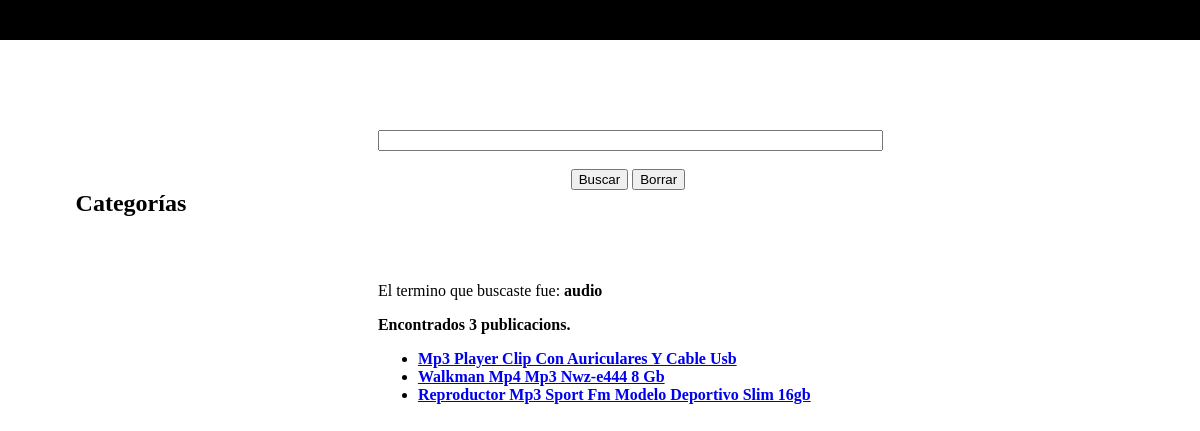
The app's page /audio/ with its own data.
### search/models.py (models this page shows, shortened)
class Publicacion(models.Model):
	titulo = models.CharField(max_length = 100, unique = True)
	vendedor = models.ForeignKey(Usuario)
	precio = models.DecimalField(max_digits = 15, decimal_places = 2, default = 0)
	cantidad_en_stock = models.IntegerField(default = 1)
	fecha_publicacion = models.DateField(auto_now = True)
	fecha_expiracion = models.DateField()
	descripcion = models.TextField()
	nuevo = models.BooleanField()
	imagen = models.ImageField(upload_to = 'img', verbose_name = 'Imagen', blank = True)

### search/views.py (the view)
# urls.py: url(r'^audio/$', 'search.views.audio'),
def audio(request):
	lista = ({'nombre': 'audio', 'cantidad': Publicacion.objects.filter(descripcion__icontains = 'audio').count()})
	publicaciones = Publicacion.objects.filter(descripcion__icontains = 'audio')
	return render_to_response('resultados_busqueda2.html', { 'publicaciones': publicaciones, 'consulta': 'audio'})

### web/templates/resultados_busqueda2.html (shortened to what this page needs)
<!DOCTYPE html>
     <html>
         <head>
        </head>
        <body>
           <div class="separador"></div>
           <div class="cuadrado1">
	   <h2>Categor&iacute;as</h2>
	   </div>
	   <div class="cuadrado2">
		<br>
		<br>
		{% if publicaciones %}
		<p> El termino que buscaste fue: <strong>{{ consulta }}
		<p> Encontrados {{ publicaciones|length }} publicacion{{ publicaciones|pluralize }}.</p>
		<ul>
		{% for publicacion in publicaciones %}
		<li><a href="http://localhost:8000/producto/{{ publicacion.id }}/">{{ publicacion.titulo }}</a> </li>
		{% endfor %}
		</ul>
		{% else %}
		<p> No hay publicaciones que coincidan con tu criterio de b&uacute;squeda</p>
		{% endif %}
	   </div>
	   <div class="cuadrado3">
		<form action = "/resultados/" method = "get">
			<input type = "text" name = "q" size = "60">
			<br>
			<br>
			<input type = "submit" value = "Buscar">
			<input type = "reset" value = "Borrar">
		<form></div>
       </body>
   </html>

### web/templates/resultados_busqueda2.html (style rules this page uses)
HTML { height:100%; overflow:hidden; }
BODY { height:100%; margin:0px; }
.separador { height:5%; background-color: black; }
.cuadrado1 { height:200px; margin:150px auto; margin-left: 2cm; width:200px; }
.cuadrado2 { height:400px; margin:-310px auto; margin-left: 10cm; width:600px; }
.cuadrado3 { height:80px; margin:-500px auto; margin-left: 10cm; width:500px; text-align:center; }

### records on screen
Publicacion: titulo "Mp3 Player Clip Con Auriculares Y Cable Usb"
Publicacion: titulo "Walkman Mp4 Mp3 Nwz-e444 8 Gb"
Publicacion: titulo "Reproductor Mp3 Sport Fm Modelo Deportivo Slim 16gb"

### other values on screen
{{ consulta }} "audio"
{{ publicaciones|length }} "3"
